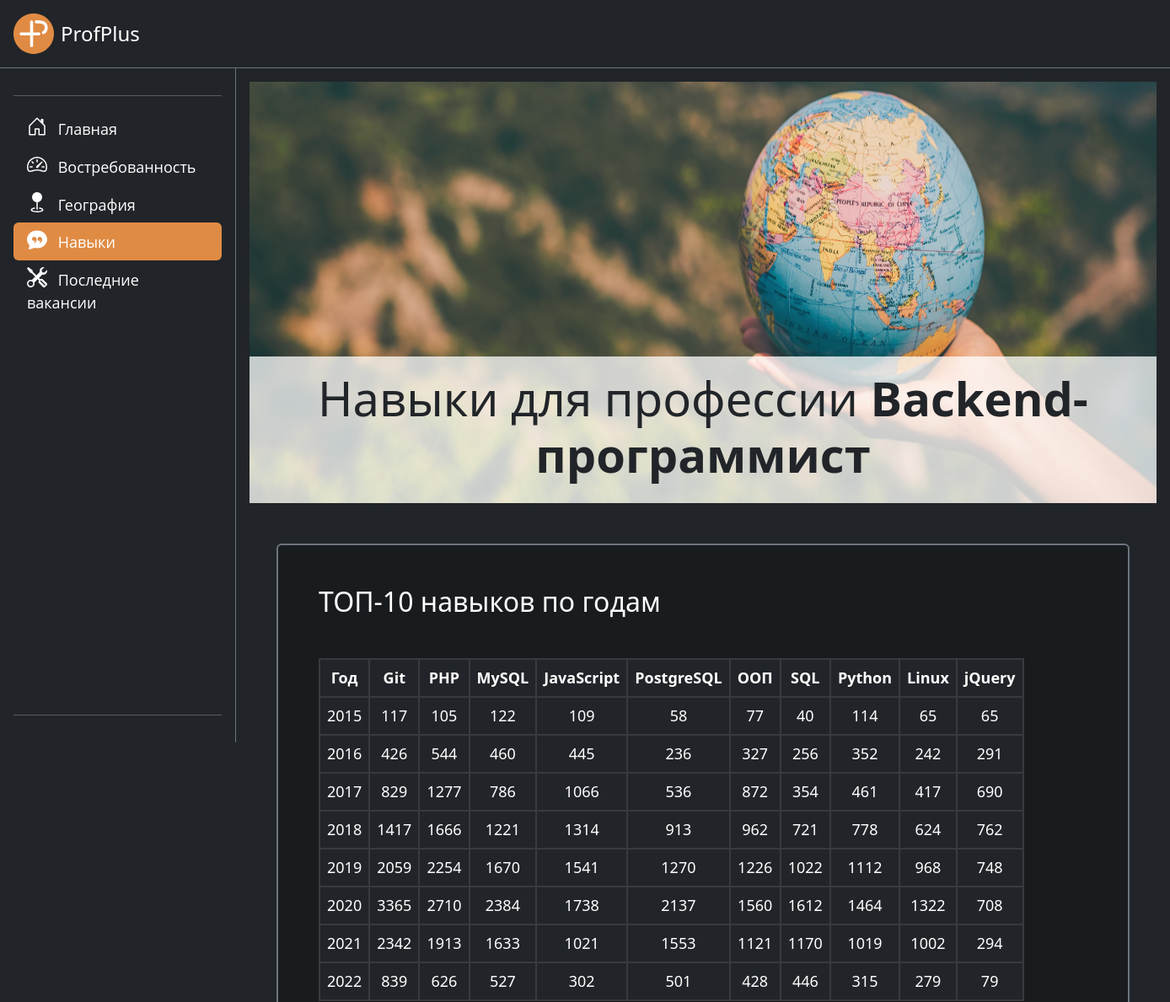
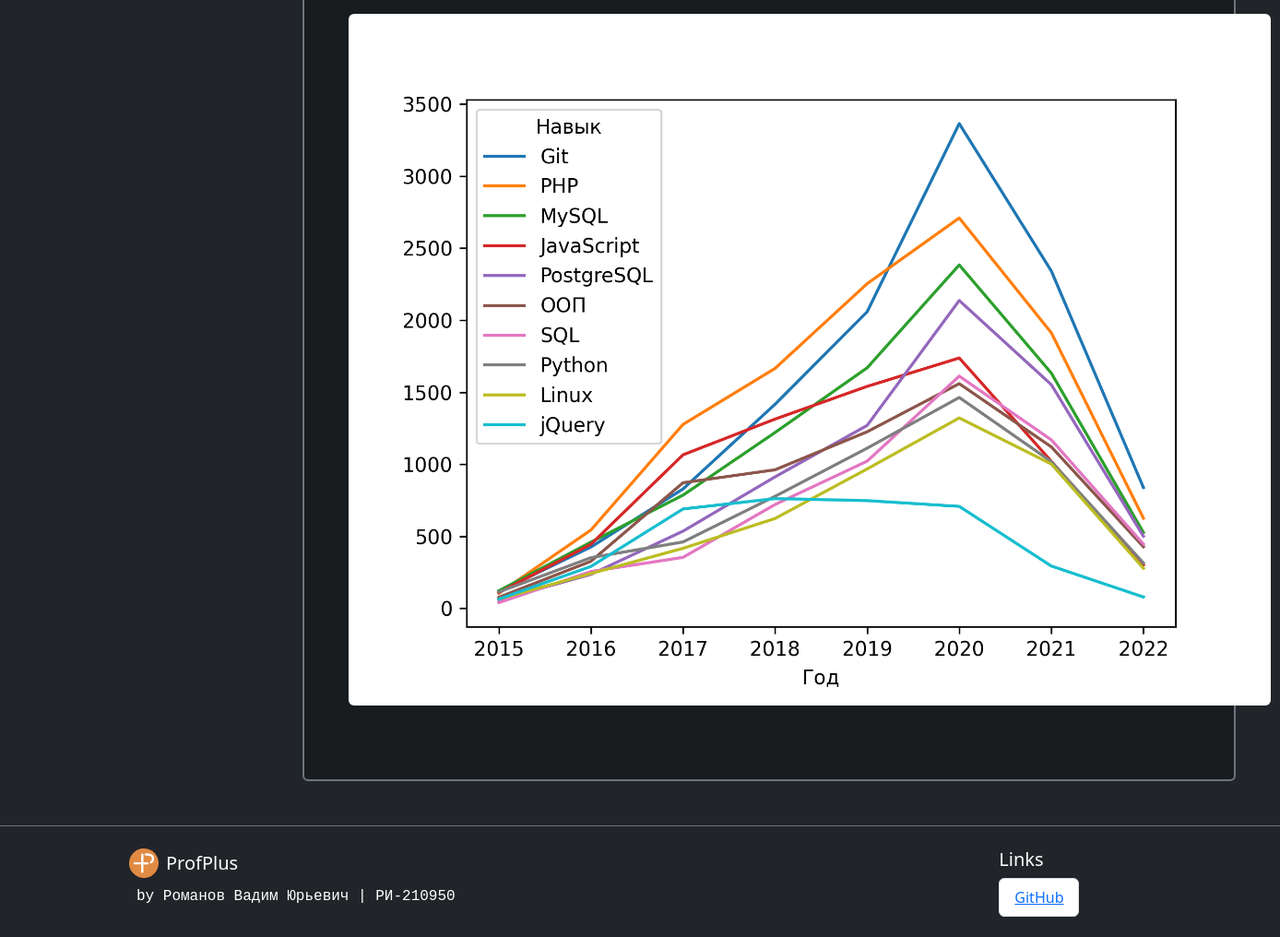
/skills, run on the app's committed database (2 pictures, top to bottom).
### professions/models.py (models this page shows, shortened)
class Profession(models.Model):
    class Meta:
        db_table = "profession"
        verbose_name = "Профессия"
        verbose_name_plural = "Профессии"
    profession_name = models.CharField(max_length=150)
    title_img = models.ImageField(upload_to="media/static/profession/img", null=True, blank=True)
    short_description = models.TextField(max_length=500, blank=True)

### pages/models.py (models this page shows, shortened)
class Article(models.Model):
    class Meta:
        db_table = "article"
        verbose_name = "Статья"
        verbose_name_plural = "Статьи"
    page = models.ForeignKey(Page, on_delete=models.RESTRICT, verbose_name="Страница статьи")
    profession = models.ForeignKey(Profession, on_delete=models.RESTRICT, verbose_name="Профессия статьи")
    title = models.CharField(max_length=150, blank=True)
    text = RichTextUploadingField(blank=True, null=True)

### pages/views.py (the view)
# urls.py: path('skills', views.SkillsView.as_view(), name='skills')
class SkillsView(View):
    def get(self, request):
        page_name = 'skills'
        homepage = Page.objects.filter(page_name=page_name).first()
        homepage_profession = homepage.profession
        profession_articles = Article.objects.filter(page=homepage, profession=homepage_profession)
        return render(request, 'professions/skills.html',
                      {'profession': homepage_profession, 'articles_list': profession_articles})

### templates/professions/skills.html (shortened to what this page needs)
{% extends 'wrapper.html' %}
{% load static %}
{% block content %}
    <section>
        <div class="title position-relative overflow-hidden m-md-3 py-5 text-center bg-black" >
            <img src="{{ STATIC_URL }}media/static/profession/img/geography.jpg" class="title-bg" alt="Фон обложки">
             <div class="bg-white bg-opacity-75">
                <div class="position-absolute col-md-5 p-lg-3 mx-auto bg-white bg-opacity-75 w-100 bottom-0">
                      <h1 class="display-4 fw-normal">Навыки для профессии <b>{{ profession.profession_name }}</b></h1>
                </div>
             </div>
        </div>
        {% for article in articles_list %}
        <div class="col m-5">
            <div class="card border-secondary border-2 bg-black bg-opacity-25 text-white p-5">
                <h2 class="pb-4">{{ article.title }}</h2>
                <p>{{ article.text|safe }}</p>
            </div>
        </div>
        {% endfor %}
     </section>
 {% endblock %}

### pages/static/css/styles.css (style rules this page uses)
.title { height: 500px; background: linear-gradient( to bottom, rgba(0, 0, 0, 1), rgba(255, 255, 255, 0.8) ); }
.title-bg { position: absolute; left: 0; top: 0; width: 100%; height: auto; min-width: 100%; min-height: 100%; }
.card { font-size: 18px; }
section { width: 0; min-width: 100%; }

### pages/static/css/sidebars.css (style rules this page uses)
:root { font-family: 'Inter', sans-serif; }

### data on the page
Profession: profession_name "Backend-программист"
Article: title "ТОП-10 навыков по годам", text "Год Git PHP MySQL JavaScript PostgreSQL ООП SQL Python Linux jQuery 2015 117 105 122 109 58 77 40 114 65 65 2016 426 544 460 445 236 327 256 352 242 291 2017 829 1277 786 1066 536 872 354 461 417 690 2018 1417 1666 1221 1314 913 962 721 778 624 762 2019 2059 2254 1670 1541 1270 1226 1022 1112 968 748 2020 3365 2710 2384 1738 2137 1560 1612 1464 1322 708 2021 2342 1913 1633 1021 1553 1121 1170 1019 1002 294 2022 839 626 527 302 501 428 446 315 279 79", text (picture)
